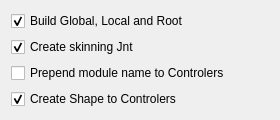
<?xml version="1.0" encoding="UTF-8"?>
<ui version="4.0">
    <class>Form</class>
    <widget class="QWidget" name="Form">
        <property name="geometry">
            <rect>
                <x>0</x>
                <y>0</y>
                <width>280</width>
                <height>115</height>
            </rect>
        </property>
        <property name="windowTitle">
            <string>Form</string>
        </property>
        <layout class="QVBoxLayout" name="verticalLayout">
            <item>
                <widget class="QCheckBox" name="checkBox">
                    <property name="text">
                        <string>Build Global, Local and Root</string>
                    </property>
                    <property name="checkable">
                        <bool>true</bool>
                    </property>
                    <property name="checked">
                        <bool>true</bool>
                    </property>
                </widget>
            </item>
            <item>
                <widget class="QCheckBox" name="checkBox_9">
                    <property name="text">
                        <string>Create skinning Jnt</string>
                    </property>
                    <property name="checked">
                        <bool>true</bool>
                    </property>
                </widget>
            </item>
            <item>
                <widget class="QCheckBox" name="checkBox_3">
                    <property name="text">
                        <string>Prepend module name to Controlers</string>
                    </property>
                    <property name="checkable">
                        <bool>true</bool>
                    </property>
                    <property name="checked">
                        <bool>false</bool>
                    </property>
                </widget>
            </item>
            <item>
                <widget class="QCheckBox" name="checkBox_2">
                    <property name="text">
                        <string>Create Shape to Controlers</string>
                    </property>
                    <property name="checked">
                        <bool>true</bool>
                    </property>
                </widget>
            </item>
        </layout>
    </widget>
    <resources/>
    <connections/>
</ui>
